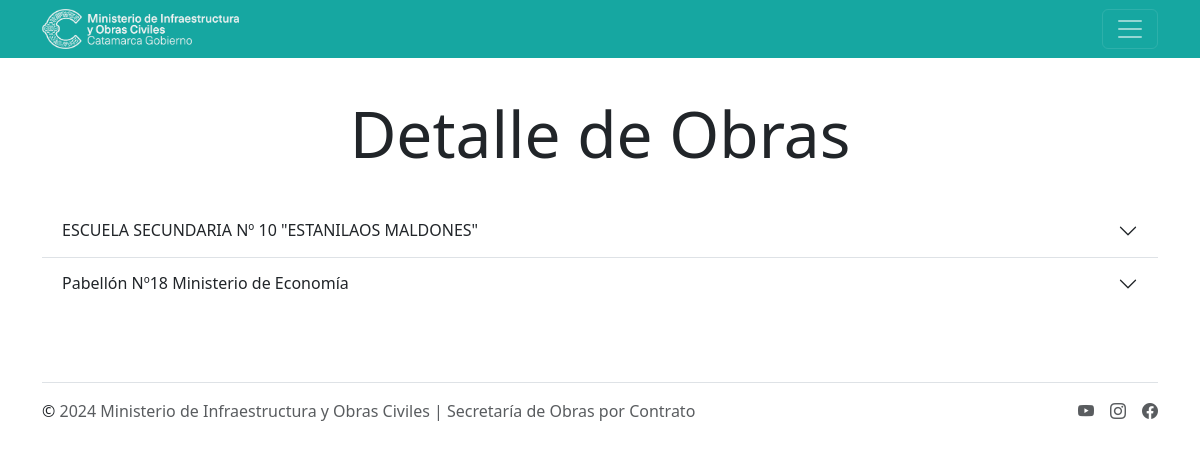
The page /soc/obras/detalle/ (signed in) on the database its author committed.
### mioc/models.py (models this page shows, shortened)
class Memorias(models.Model):
    id = models.BigAutoField(auto_created=True, primary_key=True, serialize=False, verbose_name='ID')
    codMem = models.CharField(max_length=200, verbose_name='Cod. Memoria', editable=False, unique=True)
    obra = models.ForeignKey(Obras, on_delete=models.CASCADE, verbose_name='Obra')
    memoria = models.TextField(verbose_name='Memoria', blank=True, null=True)
    resumen = models.TextField(verbose_name='Resumen', blank=True, null=True)
    imagen = models.ImageField(upload_to='static/images', verbose_name='Imagen', blank=True, null=True)
    user = models.ForeignKey(User, on_delete=models.CASCADE, verbose_name='Cargado por', default=1)
    class Meta:
        verbose_name = 'Memoria'
        verbose_name_plural = 'Memorias'
        ordering = ['obra']

class Obras(models.Model):
    id = models.BigAutoField(
        auto_created=True, primary_key=True, serialize=False, verbose_name='ID')
    expedientes = models.CharField(max_length=30, verbose_name='Expediente')
    codObra = models.CharField(
        max_length=200, verbose_name='Cod. Obra', editable=False, blank=True, null=True)
    institucion = models.ForeignKey(
        Instituciones, on_delete=models.CASCADE, verbose_name='Institución')
    inspector = models.ForeignKey(
        Inspectores, on_delete=models.CASCADE, verbose_name='Inspector')
    empresa = models.ForeignKey(
        Empresas, on_delete=models.CASCADE, verbose_name='Empresa', blank=True, null=True)
    inicio = models.DateField(verbose_name='Fecha de inicio')
    uvi = models.ForeignKey(Uvis, on_delete=models.CASCADE,
                            verbose_name='Uvi', editable=False, blank=True, null=True)
    plazo = models.IntegerField(verbose_name='Plazo Contractual (días)')
    vencimiento_contractual = models.DateField(
        verbose_name='Vencimiento Contractual', blank=True, null=True)
    nombre_obra = models.CharField(
        max_length=250, verbose_name='Carátula Obra', null=True, blank=True)
    monto_contrato = models.FloatField(
        verbose_name='Monto de contrato ($)', blank=True, null=True)
    fecha_cotrato = models.DateField(
        verbose_name='Fecha de contrato', blank=True, null=True)
    monto_uvi = models.FloatField(
        verbose_name='Monto de contrato (UVIS)', blank=True, null=True)
    valor_uvi_contrato = models.FloatField(
        verbose_name='Valor UVI contrato', blank=True, null=True)
    class Meta:
        verbose_name = 'Obra'
        verbose_name_plural = 'Obras'
        ordering = ['institucion']

class Instituciones(models.Model):
    id = models.BigAutoField(
        auto_created=True, primary_key=True, serialize=False, verbose_name='ID')
    name = models.CharField(max_length=200, verbose_name='Institución')
    clase = models.ForeignKey(
        Clases, on_delete=models.CASCADE, verbose_name='Tipo de Institución')
    location = models.ForeignKey(
        Location, on_delete=models.CASCADE, verbose_name='Ubicación')
    geometry = models.CharField(
        max_length=150, blank=True, null=True, verbose_name='Georeferencia')
    class Meta:
        verbose_name = 'Institución'
        verbose_name_plural = 'Instituciones'
        ordering = ['name']

### mioc/views.py (the view)
# urls.py: path('obras/detalle/',login_required(views.detalle_obra), name='obra_detalle'),
def detalle_obra(request):
    obra = Memorias.objects.all()
    return render(request, 'obra_detalle.html', {'obra':obra})

### mioc/templates/obra_detalle.html (shortened to what this page needs)
{% extends 'layouts/base.html' %}
{% block content %}
{% load crispy_forms_tags %}
<main class="container py-5">
    <h1 class="display-3 text-center fw-medium">Detalle de Obras</h1>
    <br>
    <div class="accordion accordion-flush" id="accordionFlushExample">
        {% for x in obra %}
        <div class="accordion-item">
            <h2 class="accordion-header">
                <button class="accordion-button collapsed" type="button" data-bs-toggle="collapse"
                    data-bs-target="#flush-collapse{{ x.id }}" aria-expanded="false" aria-controls="flush-collapse{{ x.id }}">
                    {{ x.obra.institucion.name }}
                </button>
            </h2>
        </div>
        {% endfor %}
    </div>
</main>
{% endblock %}

### rows shown on the page
Memorias: obra.institucion.name "ESCUELA SECUNDARIA Nº 10 \"ESTANILAOS MALDONES\""
Memorias: obra.institucion.name "Pabellón Nº18 Ministerio de Economía"
